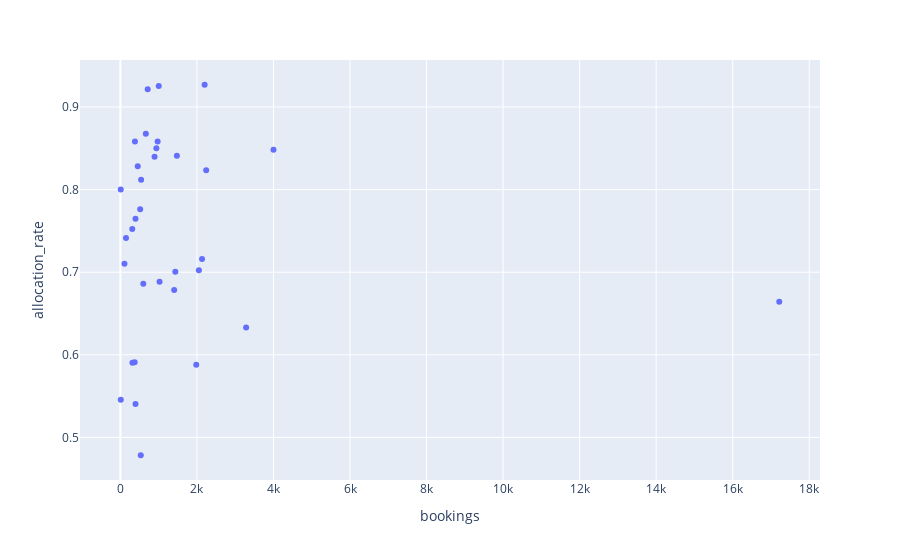

Notebook code cell kept with this figure:
### Code cell
import plotly.express as px
fig = px.scatter(dropoff_agg, y='allocation_rate', x='bookings', hover_data=['dropoff'])
fig.show()

### Figure 1 — Plotly figure (JSON) as saved in the notebook; plotly's stock layout.template omitted (floating-point values rounded to 4 significant figures)
{"data": [{"customdata": [["City"], ["Loyang Road"], ["Woodlands"], ["Ang Mo Kio/Bishan"], ["Queenstown"], ["Jurong East"], ["Tiong Bahru"], ["Yishun"], ["Upper East Coast Road"], ["Toa Payoh"], ["Punggol/Sengkang"], ["Bedok"], ["Bukit Batok"], ["Pasir Ris"], ["Tuas"], ["Jurong West"], ["Chua Chu Kang"], ["Ubi"], ["Hougang"], ["Mandai"], ["Fort Road"], ["Seletar"], ["MacPherson"], ["NTU"], ["Marine Parade"], ["Sentosa"], ["Clementi"], ["Eng Neo"], ["Farrer Road"], ["Diary Farm"], ["Lim Chu Kang"], ["Tampines Road"], ["Tengah"]], "hovertemplate": "bookings=%{x}<br>allocation_rate=%{y}<br>dropoff=%{customdata[0]}<extra></extra>", "legendgroup": "", "marker": {"color": "#636efa", "symbol": "circle"}, "mode": "markers", "name": "", "orientation": "v", "showlegend": false, "type": "scatter", "x": [17216, 4001, 2202, 2242, 3286, 2134, 2052, 1003, 1477, 1436, 714, 941, 973, 893, 1983, 1406, 665, 1024, 542, 454, 518, 381, 599, 395, 311, 396, 374, 533, 315, 147, 107, 10, 11], "xaxis": "x", "y": [0.6642, 0.8483, 0.9269, 0.8234, 0.633, 0.716, 0.7022, 0.9252, 0.8409, 0.7006, 0.9216, 0.8502, 0.8582, 0.8399, 0.588, 0.6785, 0.8677, 0.6885, 0.8118, 0.8282, 0.7761, 0.8583, 0.6861, 0.7646, 0.7524, 0.5404, 0.5909, 0.4784, 0.5905, 0.7415, 0.7103, 0.8, 0.5455], "yaxis": "y"}], "layout": {"legend": {"tracegroupgap": 0}, "margin": {"t": 60}, "xaxis": {"anchor": "y", "domain": [0, 1], "title": {"text": "bookings"}}, "yaxis": {"anchor": "x", "domain": [0, 1], "title": {"text": "allocation_rate"}}}}
